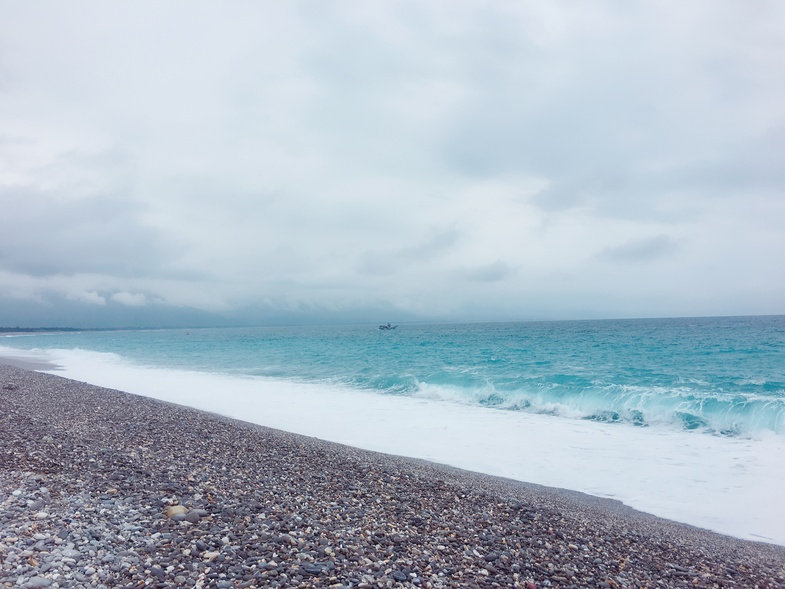
#> input picture images/Compare_Hist_1.jpg, 785 x 589 px, shrunk from 3264 x 2448 before the run, found by its file name
$ jupyter execute '4-7 Compare_Hist.ipynb'   (shell and % lines are left out)
#> lines starting #> are read from the running program, lines starting #| are printed output that depends on the picture
### **直方图比较**

* cv.HISTCMP_CORREL 相关法，如果直方图完全一致，则计算值为1；不相关则为0
* cv.HISTCMP_CHISQR 卡方法，如果直方图完全一致，则计算值为1；相似性越低，计算值越大
* cv.HISTCMP_INTERSECT 直方图相交法，该方法无归一化，完全一致直方图来自不同图像也会有不同数值；数值越大，相似度越高；数值越小，相似度越低
* cv.HISTCMP_BHATTACHARYYA 巴氏距离法，两幅图像相似度越低，数值越大
* cv.HISTCMP_HELLINGER 与巴氏距离法相同
* cv.HISTCMP_CHISQR_ALT 替换卡方法，如果直方图完全一致，则计算值为1；相似性越低，计算值越大
* cv.HISTCMP_KL_DIV 相对熵法

[cell 1]
# -*- coding:utf-8 -*-
import cv2 as cv
import numpy as np
import sys
import matplotlib
import matplotlib.pyplot as plt
# 设置中文字体
matplotlib.rcParams['font.family'] = 'simhei'
matplotlib.rcParams['axes.unicode_minus'] = False
rootpath = '/home/zomnk/python_ws/02-OpenCV4/images/'

[cell 2]
def normalize_image(path):
    # 读取图像
    image = cv.imread(path, 0)
    # 判断图像是否读取成功
    if image is None:
        print('Failed to read image.')
        sys.exit
    # 计算直方图
    image_hist = cv.calcHist([image], [0], None, [256], [0, 256])
    # 进行归一化
    normalize_result = np.zeros(image_hist.shape, dtype=np.float32)
    cv.normalize(image_hist, dst=normalize_result, alpha=0, beta=1.0, norm_type=cv.NORM_MINMAX)
    return normalize_result

[cell 3]
def compare_hist(image1_path, image2_path):
    image1 = normalize_image(image1_path)
    image2 = normalize_image(image2_path)
    # 进行直方图的比较
    return round(cv.compareHist(image1, image2, method=cv.HISTCMP_CORREL), 2) # 保留两位小数精度=

[cell 4]
# 读取图片
img1_path = rootpath +'Compare_Hist_1.jpg'
img2_path = rootpath +'Compare_Hist_2.jpg'
img3_path = rootpath +'Compare_Hist_3.jpg'
img4_path = rootpath +'Compare_Hist_4.jpg'
# 绘制直方图
plt.figure(figsize=(16, 4))
plt.subplot(1, 4, 1)
plt.title('Compare_Hist_1.jpg')
plt.hist(cv.imread(img1_path, 0).ravel(), 256, [0, 256])
plt.subplot(1, 4, 2)
plt.title('Compare_Hist_2.jpg')
plt.hist(cv.imread(img2_path, 0).ravel(), 256, [0, 256])
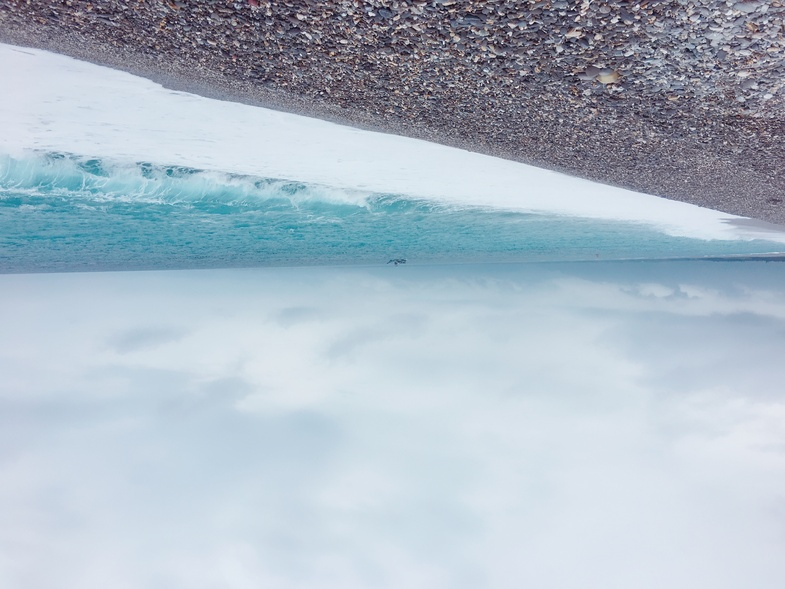
#> input picture images/Compare_Hist_2.jpg, 785 x 589 px, shrunk from 3264 x 2448 before the run, found by its file name
plt.subplot(1, 4, 3)
plt.title('Compare_Hist_3.jpg')
plt.hist(cv.imread(img3_path, 0).ravel(), 256, [0, 256])
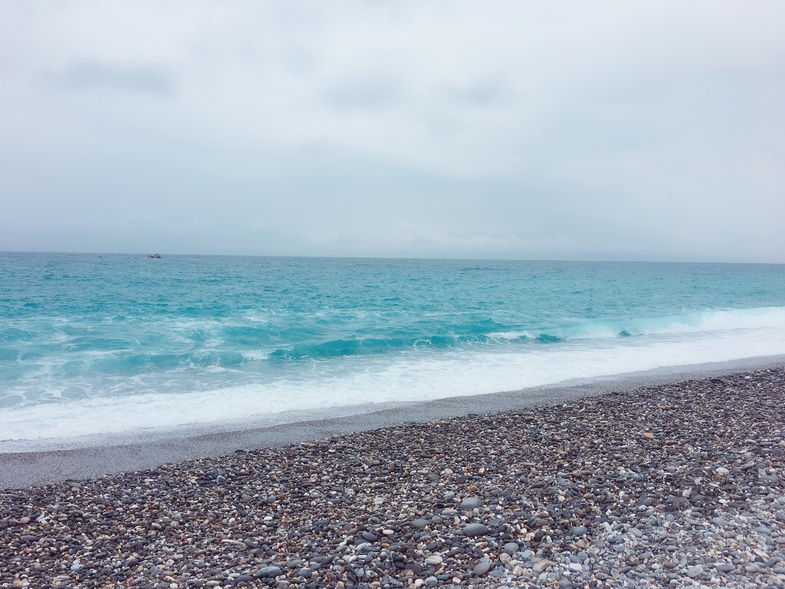
#> input picture images/Compare_Hist_3.jpg, 785 x 589 px, shrunk from 3264 x 2448 before the run, found by its file name
plt.subplot(1, 4, 4)
plt.title('Compare_Hist_4.jpg')
plt.hist(cv.imread(img4_path, 0).ravel(), 256, [0, 256])
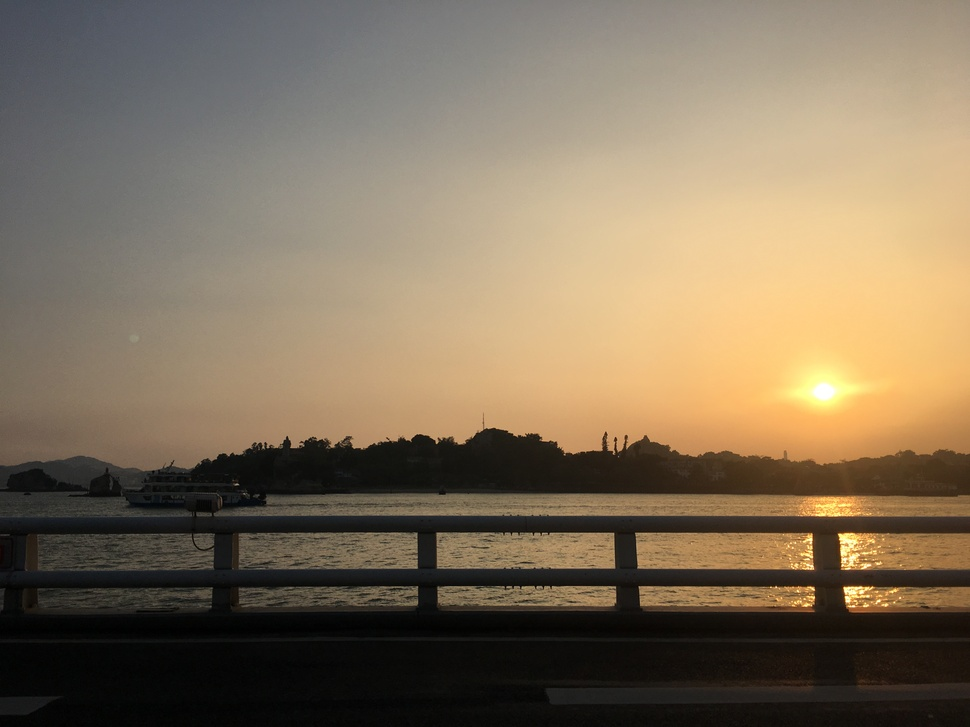
#> input picture images/Compare_Hist_4.jpg, 970 x 727 px, shrunk from 4032 x 3024 before the run, found by its file name
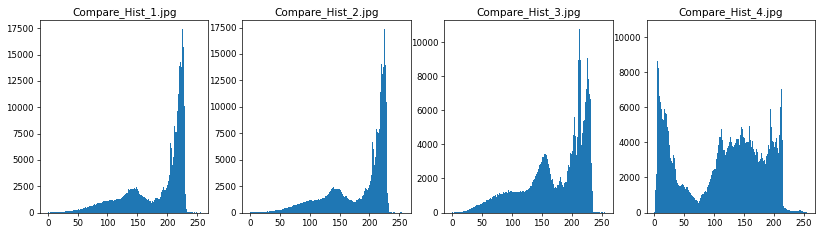
#> figure drawn by matplotlib, 4 panels; panel 1: tallest bar 17416 high, from x = 225 to 226; panel 2: tallest bar 17348 high, from x = 225 to 226; panel 3: tallest bar 10758 high, from x = 213 to 214; panel 4: tallest bar 10454 high, from x = 6 to 7

[cell 5]
# 前两幅图像的直方图具有相似性，是一幅图像旋转后的结果，而后两幅是完全不相似的图像，因此有不同的直方图
# 打印比较结果
print('图像1和图像2的相似性为%s' % (compare_hist(img1_path, img2_path)))
#> in normalize_image, `image = cv.imread(path, 0)`:
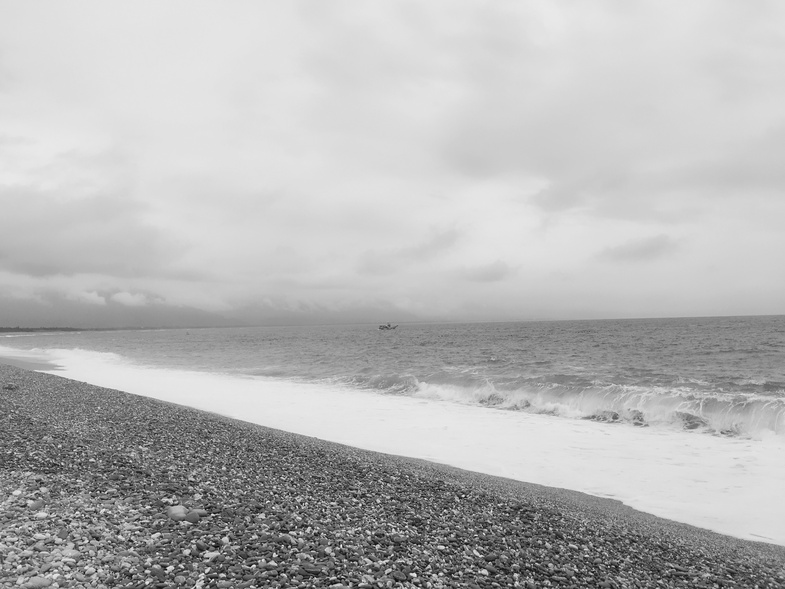
#> image: shape (589, 785); min 0, max 255, mean 183.2
#> in normalize_image, `image_hist = cv.calcHist([image], [0], None, [256], [0, 256])`: image_hist = 256 values, max 17416 at index 225, min 0 at index 3, mean 1806.1
#> in normalize_image (call 2), `image = cv.imread(path, 0)`:
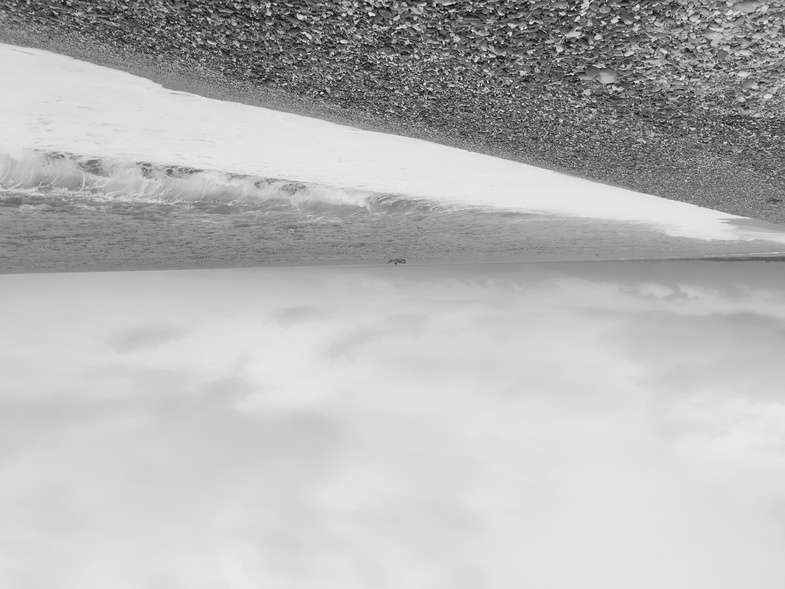
#> image: shape (589, 785); min 0, max 253, mean 183.2
#> in normalize_image (call 2), `image_hist = cv.calcHist([image], [0], None, [256], [0, 256])`: image_hist = 256 values, max 17348 at index 225, min 0 at index 5, mean 1806.1
print('图像1和图像3的相似性为%s' % (compare_hist(img1_path, img3_path)))
#> in normalize_image (call 4), `image = cv.imread(path, 0)`:
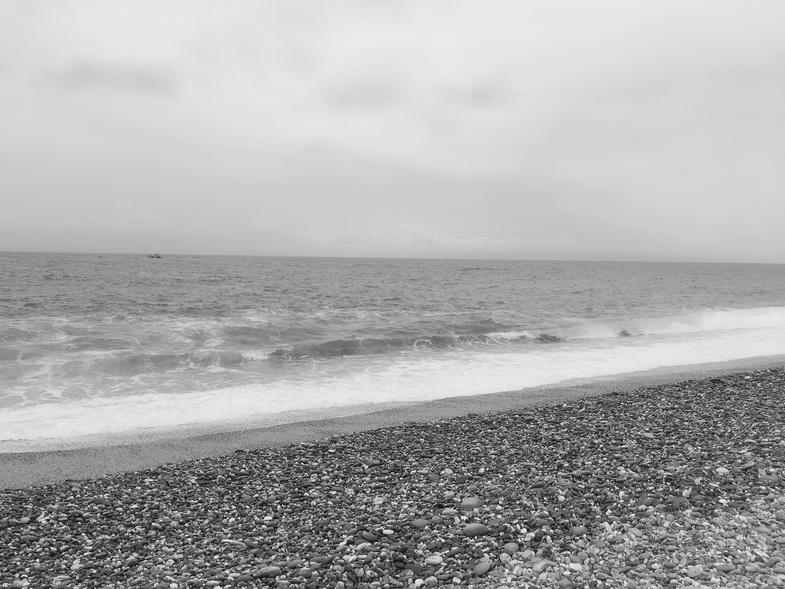
#> image: shape (589, 785); min 0, max 255, mean 172.4
#> in normalize_image (call 4), `image_hist = cv.calcHist([image], [0], None, [256], [0, 256])`: image_hist = 256 values, max 10758 at index 213, min 0 at index 2, mean 1806.1
print('图像1和图像4的相似性为%s' % (compare_hist(img1_path, img4_path)))
#> in normalize_image (call 6), `image = cv.imread(path, 0)`:
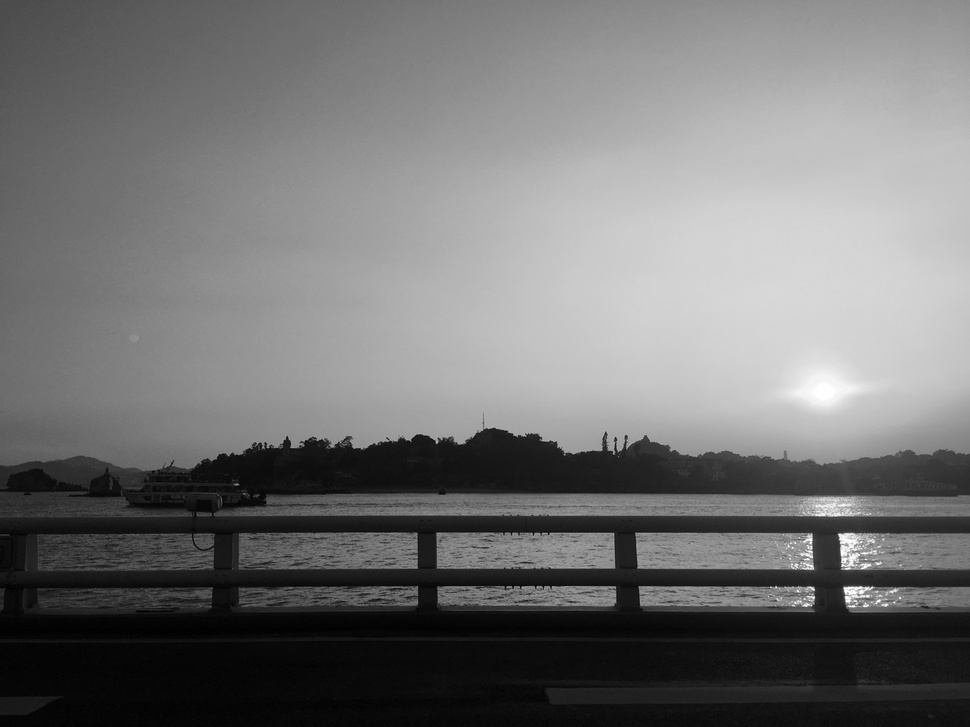
#> image: shape (727, 970); min 0, max 255, mean 114.8
#> in normalize_image (call 6), `image_hist = cv.calcHist([image], [0], None, [256], [0, 256])`: image_hist = 256 values, max 10454 at index 6, min 32 at index 0, mean 2754.6
print('图像3和图像4的相似性为%s' % (compare_hist(img3_path, img4_path)))
